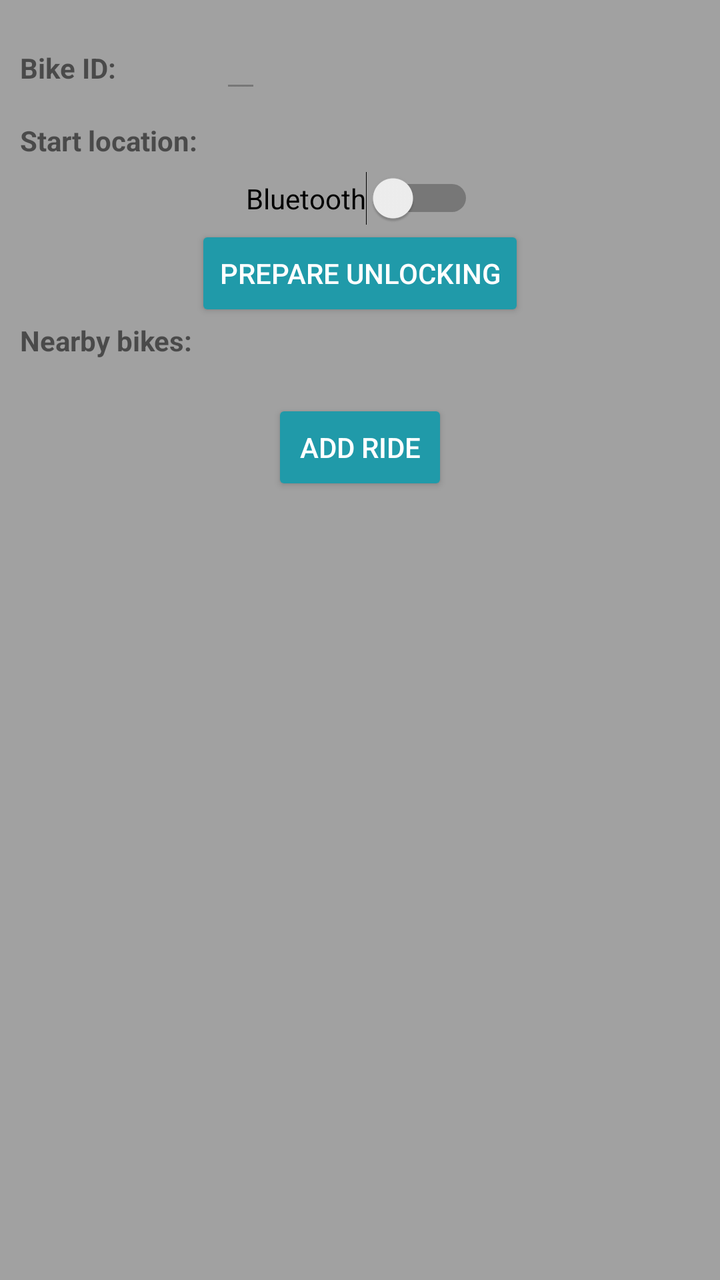
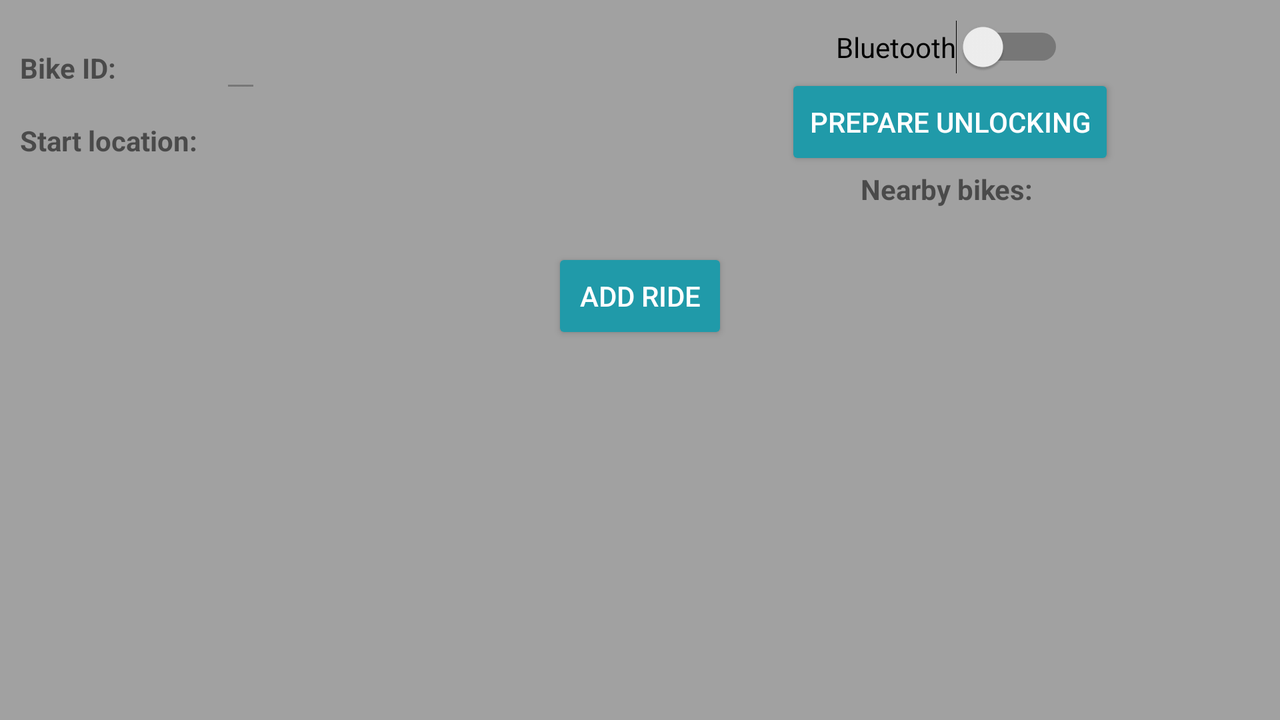

An Android layout and its configuration variant, each rendered on a device that would load it. The default file and the variant file are quoted in full after the pictures.
<!-- AndroidManifest.xml: application theme AppTheme -->
<!-- res/layout/activity_start_ride.xml -->
<?xml version="1.0" encoding="utf-8"?>

<ScrollView xmlns:android="http://schemas.android.com/apk/res/android"
    android:layout_width="match_parent"
    android:layout_height="match_parent">

    <LinearLayout
        android:layout_width="match_parent"
        android:layout_height="wrap_content"
        android:gravity="center"
        android:orientation="vertical"
        android:padding="10dp">


        <LinearLayout
            android:layout_width="match_parent"
            android:layout_height="wrap_content"
            android:layout_marginBottom="5dp"
            android:orientation="horizontal">

            <TextView
                android:layout_width="100dp"
                android:layout_height="wrap_content"
                android:text="@string/bike_id"
                android:textStyle="bold" />


            <EditText
                android:id="@+id/bike_id_textview_start"
                android:layout_width="wrap_content"
                android:layout_height="wrap_content"
                android:enabled="false"
                android:inputType="none" />
        </LinearLayout>

        

        
        <LinearLayout
            android:layout_width="match_parent"
            android:layout_height="wrap_content"
            android:layout_marginBottom="5dp"
            android:orientation="horizontal">

            <TextView
                android:layout_width="100dp"
                android:layout_height="wrap_content"
                android:text="@string/start_location"
                android:textStyle="bold" />

            <EditText
                android:id="@+id/start_location_textview"
                android:layout_width="wrap_content"
                android:layout_height="wrap_content"
                android:background="@drawable/textinputborder"
                android:enabled="false" />
        </LinearLayout>

        <Switch
            android:id="@+id/bluetooth_switch"
            android:layout_width="wrap_content"
            android:layout_height="wrap_content"
            android:text="Bluetooth" />

        <Button
            android:id="@+id/refresh_bluetooth_list_button"
            android:layout_width="wrap_content"
            android:layout_height="wrap_content"
            android:text="Prepare unlocking" />

        <TextView
            android:id="@+id/textView"
            android:layout_width="match_parent"
            android:layout_height="wrap_content"
            android:text="Nearby bikes: "
            android:textStyle="bold" />

        <android.support.v7.widget.RecyclerView
            android:id="@+id/bluetooth_device_list"
            android:layout_width="match_parent"
            android:layout_height="wrap_content" />

        <View
            android:layout_width="wrap_content"
            android:layout_height="20dp" />
        
        <Button
            android:id="@+id/add_button"
            android:layout_width="wrap_content"
            android:layout_height="wrap_content"
            android:text="@string/add_ride" />

    </LinearLayout>
</ScrollView>
<!-- resources referenced by this layout -->
<resources>
  <!-- drawable textinputborder (drawable) -->
  <?xml version="1.0" encoding="UTF-8"?>
  
  <shape xmlns:android="http://schemas.android.com/apk/res/android">
      <solid android:color="#FFFFFF" />
      <stroke android:width="1dp" android:color="@color/textfieldBorder" />
  
  </shape>
  <string name="add_ride">Add ride</string>
  <string name="bike_id">Bike ID:\u0020</string>
  <string name="start_location">Start location:\u0020</string>
  <style name="AppTheme" parent="Theme.AppCompat.Light.DarkActionBar">
          
          parent="Theme.AppCompat.Light.DarkActionBar"&gt;
          <item name="colorPrimary">@color/colorPrimary</item>
          <item name="colorPrimaryDark">@color/colorPrimaryDark</item>
          <item name="android:windowBackground">@color/windowBackground</item>
          <item name="android:textColorPrimary">@color/textColorPrimary</item>
          <item name="colorAccent">@color/buttonColor</item>
          <item name="android:buttonStyle">@style/Widget.AppCompat.Button.Colored</item>
      </style>
  <color name="textfieldBorder">#0F0404</color>
  <color name="colorPrimary">#7C7C7C</color>
  <color name="colorPrimaryDark">#122225</color>
  <color name="windowBackground">#A1A1A1</color>
  <color name="textColorPrimary">#000000</color>
  <color name="buttonColor">#209AA9</color>
</resources>
<!-- res/layout-land/activity_start_ride.xml (the repository's variant of the layout above) -->
<!-- drawn on the phone turned sideways -->
<?xml version="1.0" encoding="utf-8"?>
<ScrollView xmlns:android="http://schemas.android.com/apk/res/android"
    android:layout_width="match_parent"
    android:layout_height="match_parent">

    <LinearLayout
        android:layout_width="match_parent"
        android:layout_height="wrap_content"
        android:gravity="center"
        android:orientation="vertical"
        android:padding="10dp">


        <LinearLayout
            android:layout_width="match_parent"
            android:layout_height="match_parent"
            android:orientation="horizontal"
            android:weightSum="2">

            <LinearLayout
                android:layout_width="match_parent"
                android:layout_height="match_parent"
                android:layout_weight="1"
                android:orientation="vertical">

                <LinearLayout
                    android:layout_width="match_parent"
                    android:layout_height="wrap_content"
                    android:layout_marginBottom="5dp"
                    android:orientation="horizontal">

                    <TextView
                        android:layout_width="100dp"
                        android:layout_height="wrap_content"
                        android:text="@string/bike_id"
                        android:textStyle="bold" />


                    <EditText
                        android:id="@+id/bike_id_textview_start"
                        android:layout_width="wrap_content"
                        android:layout_height="wrap_content"
                        android:enabled="false"
                        android:inputType="none" />
                </LinearLayout>

                <LinearLayout
                    android:layout_width="match_parent"
                    android:layout_height="wrap_content"
                    android:layout_marginBottom="5dp"
                    android:orientation="horizontal">

                    <TextView
                        android:layout_width="100dp"
                        android:layout_height="wrap_content"
                        android:text="@string/start_location"
                        android:textStyle="bold" />

                    <EditText
                        android:id="@+id/start_location_textview"
                        android:layout_width="wrap_content"
                        android:layout_height="wrap_content"
                        android:background="@drawable/textinputborder"
                        android:enabled="false" />
                </LinearLayout>

            </LinearLayout>

            <LinearLayout
                android:layout_width="match_parent"
                android:layout_height="match_parent"
                android:layout_weight="1"
                android:orientation="vertical">

                <Switch
                    android:id="@+id/bluetooth_switch"
                    android:layout_width="wrap_content"
                    android:layout_height="wrap_content"
                    android:layout_gravity="center"
                    android:text="Bluetooth" />

                <Button
                    android:id="@+id/refresh_bluetooth_list_button"
                    android:layout_width="wrap_content"
                    android:layout_height="wrap_content"
                    android:layout_gravity="center"
                    android:text="Prepare unlocking" />

                <TextView
                    android:id="@+id/textView"
                    android:layout_width="match_parent"
                    android:layout_height="wrap_content"
                    android:gravity="center"
                    android:text="Nearby bikes: "
                    android:textStyle="bold" />

                <android.support.v7.widget.RecyclerView
                    android:id="@+id/bluetooth_device_list"
                    android:layout_width="match_parent"
                    android:layout_height="wrap_content" />
            </LinearLayout>

        </LinearLayout>

        

        

        <View
            android:layout_width="wrap_content"
            android:layout_height="20dp" />
        
        <Button
            android:id="@+id/add_button"
            android:layout_width="wrap_content"
            android:layout_height="wrap_content"
            android:text="@string/add_ride" />

    </LinearLayout>
</ScrollView>
